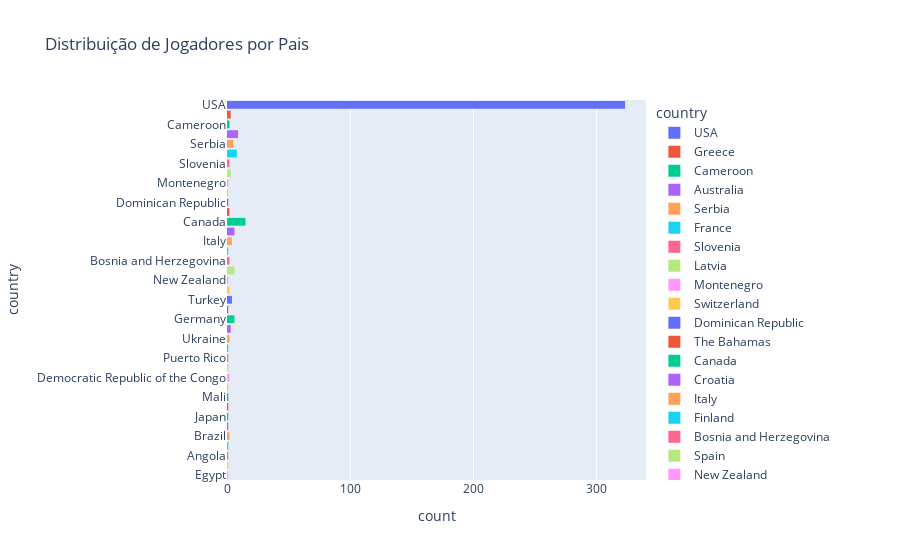

Notebook source saved alongside this figure:
### Code cell
import plotly.express as px
countries = csv.loc[:, "country"]
hist = px.histogram(countries, y = "country", color = "country", title = "Distribuição de Jogadores por Pais")
hist.show()

### Figure 1 — Plotly figure (JSON) as saved in the notebook; plotly's stock layout.template omitted (floating-point values rounded to 4 significant figures; data arrays with more than 128 entries replaced by an {"elided": "..."} marker saying what was removed)
{"data": [{"alignmentgroup": "True", "bingroup": "y", "hovertemplate": "country=%{y}<br>count=%{x}<extra></extra>", "legendgroup": "USA", "marker": {"color": "#636efa", "pattern": {"shape": ""}}, "name": "USA", "offsetgroup": "USA", "orientation": "h", "showlegend": true, "type": "histogram", "xaxis": "x", "y": {"elided": "323 str values"}, "yaxis": "y"}, {"alignmentgroup": "True", "bingroup": "y", "hovertemplate": "country=%{y}<br>count=%{x}<extra></extra>", "legendgroup": "Greece", "marker": {"color": "#EF553B", "pattern": {"shape": ""}}, "name": "Greece", "offsetgroup": "Greece", "orientation": "h", "showlegend": true, "type": "histogram", "xaxis": "x", "y": ["Greece", "Greece", "Greece"], "yaxis": "y"}, {"alignmentgroup": "True", "bingroup": "y", "hovertemplate": "country=%{y}<br>count=%{x}<extra></extra>", "legendgroup": "Cameroon", "marker": {"color": "#00cc96", "pattern": {"shape": ""}}, "name": "Cameroon", "offsetgroup": "Cameroon", "orientation": "h", "showlegend": true, "type": "histogram", "xaxis": "x", "y": ["Cameroon", "Cameroon"], "yaxis": "y"}, {"alignmentgroup": "True", "bingroup": "y", "hovertemplate": "country=%{y}<br>count=%{x}<extra></extra>", "legendgroup": "Australia", "marker": {"color": "#ab63fa", "pattern": {"shape": ""}}, "name": "Australia", "offsetgroup": "Australia", "orientation": "h", "showlegend": true, "type": "histogram", "xaxis": "x", "y": ["Australia", "Australia", "Australia", "Australia", "Australia", "Australia", "Australia", "Australia", "Australia"], "yaxis": "y"}, {"alignmentgroup": "True", "bingroup": "y", "hovertemplate": "country=%{y}<br>count=%{x}<extra></extra>", "legendgroup": "Serbia", "marker": {"color": "#FFA15A", "pattern": {"shape": ""}}, "name": "Serbia", "offsetgroup": "Serbia", "orientation": "h", "showlegend": true, "type": "histogram", "xaxis": "x", "y": ["Serbia", "Serbia", "Serbia", "Serbia", "Serbia"], "yaxis": "y"}, {"alignmentgroup": "True", "bingroup": "y", "hovertemplate": "country=%{y}<br>count=%{x}<extra></extra>", "legendgroup": "France", "marker": {"color": "#19d3f3", "pattern": {"shape": ""}}, "name": "France", "offsetgroup": "France", "orientation": "h", "showlegend": true, "type": "histogram", "xaxis": "x", "y": ["France", "France", "France", "France", "France", "France", "France", "France"], "yaxis": "y"}, {"alignmentgroup": "True", "bingroup": "y", "hovertemplate": "country=%{y}<br>count=%{x}<extra></extra>", "legendgroup": "Slovenia", "marker": {"color": "#FF6692", "pattern": {"shape": ""}}, "name": "Slovenia", "offsetgroup": "Slovenia", "orientation": "h", "showlegend": true, "type": "histogram", "xaxis": "x", "y": ["Slovenia", "Slovenia"], "yaxis": "y"}, {"alignmentgroup": "True", "bingroup": "y", "hovertemplate": "country=%{y}<br>count=%{x}<extra></extra>", "legendgroup": "Latvia", "marker": {"color": "#B6E880", "pattern": {"shape": ""}}, "name": "Latvia", "offsetgroup": "Latvia", "orientation": "h", "showlegend": true, "type": "histogram", "xaxis": "x", "y": ["Latvia", "Latvia", "Latvia"], "yaxis": "y"}, {"alignmentgroup": "True", "bingroup": "y", "hovertemplate": "country=%{y}<br>count=%{x}<extra></extra>", "legendgroup": "Montenegro", "marker": {"color": "#FF97FF", "pattern": {"shape": ""}}, "name": "Montenegro", "offsetgroup": "Montenegro", "orientation": "h", "showlegend": true, "type": "histogram", "xaxis": "x", "y": ["Montenegro"], "yaxis": "y"}, {"alignmentgroup": "True", "bingroup": "y", "hovertemplate": "country=%{y}<br>count=%{x}<extra></extra>", "legendgroup": "Switzerland", "marker": {"color": "#FECB52", "pattern": {"shape": ""}}, "name": "Switzerland", "offsetgroup": "Switzerland", "orientation": "h", "showlegend": true, "type": "histogram", "xaxis": "x", "y": ["Switzerland"], "yaxis": "y"}, {"alignmentgroup": "True", "bingroup": "y", "hovertemplate": "country=%{y}<br>count=%{x}<extra></extra>", "legendgroup": "Dominican Republic", "marker": {"color": "#636efa", "pattern": {"shape": ""}}, "name": "Dominican Republic", "offsetgroup": "Dominican Republic", "orientation": "h", "showlegend": true, "type": "histogram", "xaxis": "x", "y": ["Dominican Republic"], "yaxis": "y"}, {"alignmentgroup": "True", "bingroup": "y", "hovertemplate": "country=%{y}<br>count=%{x}<extra></extra>", "legendgroup": "The Bahamas", "marker": {"color": "#EF553B", "pattern": {"shape": ""}}, "name": "The Bahamas", "offsetgroup": "The Bahamas", "orientation": "h", "showlegend": true, "type": "histogram", "xaxis": "x", "y": ["The Bahamas", "The Bahamas"], "yaxis": "y"}, {"alignmentgroup": "True", "bingroup": "y", "hovertemplate": "country=%{y}<br>count=%{x}<extra></extra>", "legendgroup": "Canada", "marker": {"color": "#00cc96", "pattern": {"shape": ""}}, "name": "Canada", "offsetgroup": "Canada", "orientation": "h", "showlegend": true, "type": "histogram", "xaxis": "x", "y": ["Canada", "Canada", "Canada", "Canada", "Canada", "Canada", "Canada", "Canada", "Canada", "Canada", "Canada", "Canada", "Canada", "Canada", "Canada"], "yaxis": "y"}, {"alignmentgroup": "True", "bingroup": "y", "hovertemplate": "country=%{y}<br>count=%{x}<extra></extra>", "legendgroup": "Croatia", "marker": {"color": "#ab63fa", "pattern": {"shape": ""}}, "name": "Croatia", "offsetgroup": "Croatia", "orientation": "h", "showlegend": true, "type": "histogram", "xaxis": "x", "y": ["Croatia", "Croatia", "Croatia", "Croatia", "Croatia", "Croatia"], "yaxis": "y"}, {"alignmentgroup": "True", "bingroup": "y", "hovertemplate": "country=%{y}<br>count=%{x}<extra></extra>", "legendgroup": "Italy", "marker": {"color": "#FFA15A", "pattern": {"shape": ""}}, "name": "Italy", "offsetgroup": "Italy", "orientation": "h", "showlegend": true, "type": "histogram", "xaxis": "x", "y": ["Italy", "Italy", "Italy", "Italy"], "yaxis": "y"}, {"alignmentgroup": "True", "bingroup": "y", "hovertemplate": "country=%{y}<br>count=%{x}<extra></extra>", "legendgroup": "Finland", "marker": {"color": "#19d3f3", "pattern": {"shape": ""}}, "name": "Finland", "offsetgroup": "Finland", "orientation": "h", "showlegend": true, "type": "histogram", "xaxis": "x", "y": ["Finland"], "yaxis": "y"}, {"alignmentgroup": "True", "bingroup": "y", "hovertemplate": "country=%{y}<br>count=%{x}<extra></extra>", "legendgroup": "Bosnia and Herzegovina", "marker": {"color": "#FF6692", "pattern": {"shape": ""}}, "name": "Bosnia and Herzegovina", "offsetgroup": "Bosnia and Herzegovina", "orientation": "h", "showlegend": true, "type": "histogram", "xaxis": "x", "y": ["Bosnia and Herzegovina", "Bosnia and Herzegovina"], "yaxis": "y"}, {"alignmentgroup": "True", "bingroup": "y", "hovertemplate": "country=%{y}<br>count=%{x}<extra></extra>", "legendgroup": "Spain", "marker": {"color": "#B6E880", "pattern": {"shape": ""}}, "name": "Spain", "offsetgroup": "Spain", "orientation": "h", "showlegend": true, "type": "histogram", "xaxis": "x", "y": ["Spain", "Spain", "Spain", "Spain", "Spain", "Spain"], "yaxis": "y"}, {"alignmentgroup": "True", "bingroup": "y", "hovertemplate": "country=%{y}<br>count=%{x}<extra></extra>", "legendgroup": "New Zealand", "marker": {"color": "#FF97FF", "pattern": {"shape": ""}}, "name": "New Zealand", "offsetgroup": "New Zealand", "orientation": "h", "showlegend": true, "type": "histogram", "xaxis": "x", "y": ["New Zealand"], "yaxis": "y"}, {"alignmentgroup": "True", "bingroup": "y", "hovertemplate": "country=%{y}<br>count=%{x}<extra></extra>", "legendgroup": "Lithuania", "marker": {"color": "#FECB52", "pattern": {"shape": ""}}, "name": "Lithuania", "offsetgroup": "Lithuania", "orientation": "h", "showlegend": true, "type": "histogram", "xaxis": "x", "y": ["Lithuania", "Lithuania"], "yaxis": "y"}, {"alignmentgroup": "True", "bingroup": "y", "hovertemplate": "country=%{y}<br>count=%{x}<extra></extra>", "legendgroup": "Turkey", "marker": {"color": "#636efa", "pattern": {"shape": ""}}, "name": "Turkey", "offsetgroup": "Turkey", "orientation": "h", "showlegend": true, "type": "histogram", "xaxis": "x", "y": ["Turkey", "Turkey", "Turkey", "Turkey"], "yaxis": "y"}, {"alignmentgroup": "True", "bingroup": "y", "hovertemplate": "country=%{y}<br>count=%{x}<extra></extra>", "legendgroup": "Philippines", "marker": {"color": "#EF553B", "pattern": {"shape": ""}}, "name": "Philippines", "offsetgroup": "Philippines", "orientation": "h", "showlegend": true, "type": "histogram", "xaxis": "x", "y": ["Philippines"], "yaxis": "y"}, {"alignmentgroup": "True", "bingroup": "y", "hovertemplate": "country=%{y}<br>count=%{x}<extra></extra>", "legendgroup": "Germany", "marker": {"color": "#00cc96", "pattern": {"shape": ""}}, "name": "Germany", "offsetgroup": "Germany", "orientation": "h", "showlegend": true, "type": "histogram", "xaxis": "x", "y": ["Germany", "Germany", "Germany", "Germany", "Germany", "Germany"], "yaxis": "y"}, {"alignmentgroup": "True", "bingroup": "y", "hovertemplate": "country=%{y}<br>count=%{x}<extra></extra>", "legendgroup": "Nigeria", "marker": {"color": "#ab63fa", "pattern": {"shape": ""}}, "name": "Nigeria", "offsetgroup": "Nigeria", "orientation": "h", "showlegend": true, "type": "histogram", "xaxis": "x", "y": ["Nigeria", "Nigeria", "Nigeria"], "yaxis": "y"}, {"alignmentgroup": "True", "bingroup": "y", "hovertemplate": "country=%{y}<br>count=%{x}<extra></extra>", "legendgroup": "Ukraine", "marker": {"color": "#FFA15A", "pattern": {"shape": ""}}, "name": "Ukraine", "offsetgroup": "Ukraine", "orientation": "h", "showlegend": true, "type": "histogram", "xaxis": "x", "y": ["Ukraine", "Ukraine"], "yaxis": "y"}, {"alignmentgroup": "True", "bingroup": "y", "hovertemplate": "country=%{y}<br>count=%{x}<extra></extra>", "legendgroup": "Austria", "marker": {"color": "#19d3f3", "pattern": {"shape": ""}}, "name": "Austria", "offsetgroup": "Austria", "orientation": "h", "showlegend": true, "type": "histogram", "xaxis": "x", "y": ["Austria"], "yaxis": "y"}, {"alignmentgroup": "True", "bingroup": "y", "hovertemplate": "country=%{y}<br>count=%{x}<extra></extra>", "legendgroup": "Puerto Rico", "marker": {"color": "#FF6692", "pattern": {"shape": ""}}, "name": "Puerto Rico", "offsetgroup": "Puerto Rico", "orientation": "h", "showlegend": true, "type": "histogram", "xaxis": "x", "y": ["Puerto Rico"], "yaxis": "y"}, {"alignmentgroup": "True", "bingroup": "y", "hovertemplate": "country=%{y}<br>count=%{x}<extra></extra>", "legendgroup": "Senegal", "marker": {"color": "#B6E880", "pattern": {"shape": ""}}, "name": "Senegal", "offsetgroup": "Senegal", "orientation": "h", "showlegend": true, "type": "histogram", "xaxis": "x", "y": ["Senegal"], "yaxis": "y"}, {"alignmentgroup": "True", "bingroup": "y", "hovertemplate": "country=%{y}<br>count=%{x}<extra></extra>", "legendgroup": "Democratic Republic of the Congo", "marker": {"color": "#FF97FF", "pattern": {"shape": ""}}, "name": "Democratic Republic of the Congo", "offsetgroup": "Democratic Republic of the Congo", "orientation": "h", "showlegend": true, "type": "histogram", "xaxis": "x", "y": ["Democratic Republic of the Congo", "Democratic Republic of the Congo"], "yaxis": "y"}, {"alignmentgroup": "True", "bingroup": "y", "hovertemplate": "country=%{y}<br>count=%{x}<extra></extra>", "legendgroup": "Czech", "marker": {"color": "#FECB52", "pattern": {"shape": ""}}, "name": "Czech", "offsetgroup": "Czech", "orientation": "h", "showlegend": true, "type": "histogram", "xaxis": "x", "y": ["Czech"], "yaxis": "y"}, {"alignmentgroup": "True", "bingroup": "y", "hovertemplate": "country=%{y}<br>count=%{x}<extra></extra>", "legendgroup": "Mali", "marker": {"color": "#636efa", "pattern": {"shape": ""}}, "name": "Mali", "offsetgroup": "Mali", "orientation": "h", "showlegend": true, "type": "histogram", "xaxis": "x", "y": ["Mali"], "yaxis": "y"}, {"alignmentgroup": "True", "bingroup": "y", "hovertemplate": "country=%{y}<br>count=%{x}<extra></extra>", "legendgroup": "Israel", "marker": {"color": "#EF553B", "pattern": {"shape": ""}}, "name": "Israel", "offsetgroup": "Israel", "orientation": "h", "showlegend": true, "type": "histogram", "xaxis": "x", "y": ["Israel"], "yaxis": "y"}, {"alignmentgroup": "True", "bingroup": "y", "hovertemplate": "country=%{y}<br>count=%{x}<extra></extra>", "legendgroup": "Japan", "marker": {"color": "#00cc96", "pattern": {"shape": ""}}, "name": "Japan", "offsetgroup": "Japan", "orientation": "h", "showlegend": true, "type": "histogram", "xaxis": "x", "y": ["Japan"], "yaxis": "y"}, {"alignmentgroup": "True", "bingroup": "y", "hovertemplate": "country=%{y}<br>count=%{x}<extra></extra>", "legendgroup": "United Kingdom", "marker": {"color": "#ab63fa", "pattern": {"shape": ""}}, "name": "United Kingdom", "offsetgroup": "United Kingdom", "orientation": "h", "showlegend": true, "type": "histogram", "xaxis": "x", "y": ["United Kingdom"], "yaxis": "y"}, {"alignmentgroup": "True", "bingroup": "y", "hovertemplate": "country=%{y}<br>count=%{x}<extra></extra>", "legendgroup": "Brazil", "marker": {"color": "#FFA15A", "pattern": {"shape": ""}}, "name": "Brazil", "offsetgroup": "Brazil", "orientation": "h", "showlegend": true, "type": "histogram", "xaxis": "x", "y": ["Brazil", "Brazil"], "yaxis": "y"}, {"alignmentgroup": "True", "bingroup": "y", "hovertemplate": "country=%{y}<br>count=%{x}<extra></extra>", "legendgroup": "Georgia", "marker": {"color": "#19d3f3", "pattern": {"shape": ""}}, "name": "Georgia", "offsetgroup": "Georgia", "orientation": "h", "showlegend": true, "type": "histogram", "xaxis": "x", "y": ["Georgia"], "yaxis": "y"}, {"alignmentgroup": "True", "bingroup": "y", "hovertemplate": "country=%{y}<br>count=%{x}<extra></extra>", "legendgroup": "Angola", "marker": {"color": "#FF6692", "pattern": {"shape": ""}}, "name": "Angola", "offsetgroup": "Angola", "orientation": "h", "showlegend": true, "type": "histogram", "xaxis": "x", "y": ["Angola"], "yaxis": "y"}, {"alignmentgroup": "True", "bingroup": "y", "hovertemplate": "country=%{y}<br>count=%{x}<extra></extra>", "legendgroup": "Haiti", "marker": {"color": "#B6E880", "pattern": {"shape": ""}}, "name": "Haiti", "offsetgroup": "Haiti", "orientation": "h", "showlegend": true, "type": "histogram", "xaxis": "x", "y": ["Haiti"], "yaxis": "y"}, {"alignmentgroup": "True", "bingroup": "y", "hovertemplate": "country=%{y}<br>count=%{x}<extra></extra>", "legendgroup": "Egypt", "marker": {"color": "#FF97FF", "pattern": {"shape": ""}}, "name": "Egypt", "offsetgroup": "Egypt", "orientation": "h", "showlegend": true, "type": "histogram", "xaxis": "x", "y": ["Egypt"], "yaxis": "y"}], "layout": {"barmode": "relative", "legend": {"title": {"text": "country"}, "tracegroupgap": 0}, "title": {"text": "Distribuição de Jogadores por Pais"}, "xaxis": {"anchor": "y", "domain": [0, 1], "title": {"text": "count"}}, "yaxis": {"anchor": "x", "categoryarray": ["Egypt", "Haiti", "Angola", "Georgia", "Brazil", "United Kingdom", "Japan", "Israel", "Mali", "Czech", "Democratic Republic of the Congo", "Senegal", "Puerto Rico", "Austria", "Ukraine", "Nigeria", "Germany", "Philippines", "Turkey", "Lithuania", "New Zealand", "Spain", "Bosnia and Herzegovina", "Finland", "Italy", "Croatia", "Canada", "The Bahamas", "Dominican Republic", "Switzerland", "Montenegro", "Latvia", "Slovenia", "France", "Serbia", "Australia", "Cameroon", "Greece", "USA"], "categoryorder": "array", "domain": [0, 1], "title": {"text": "country"}}}}
